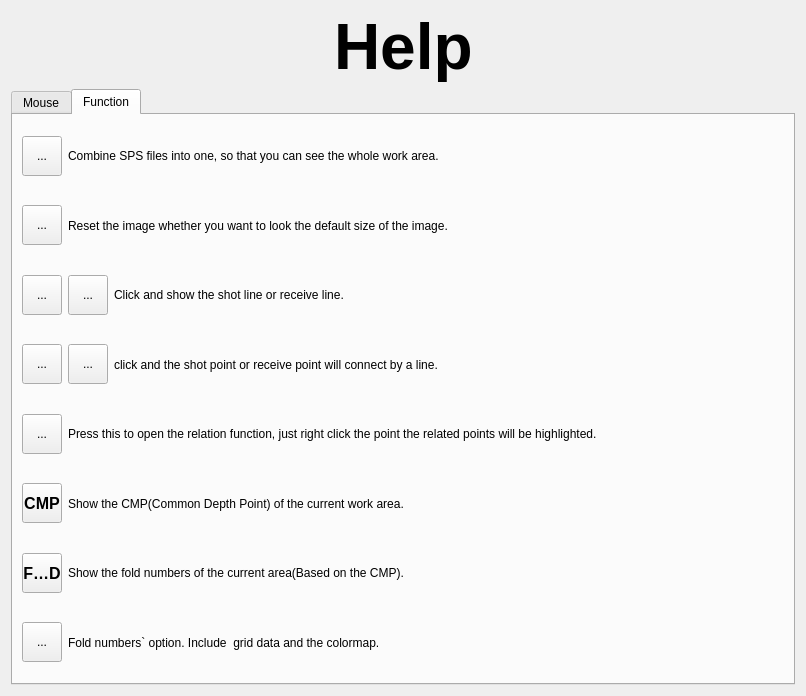
<?xml version="1.0" encoding="UTF-8"?>
<ui version="4.0">
 <class>Help</class>
 <widget class="QDialog" name="Help">
  <property name="geometry">
   <rect>
    <x>0</x>
    <y>0</y>
    <width>806</width>
    <height>696</height>
   </rect>
  </property>
  <property name="windowTitle">
   <string>Dialog</string>
  </property>
  <layout class="QGridLayout" name="gridLayout">
   <item row="0" column="0">
    <layout class="QHBoxLayout" name="horizontalLayout">
     <item>
      <spacer name="horizontalSpacer">
       <property name="orientation">
        <enum>Qt::Horizontal</enum>
       </property>
       <property name="sizeHint" stdset="0">
        <size>
         <width>40</width>
         <height>20</height>
        </size>
       </property>
      </spacer>
     </item>
     <item>
      <widget class="QLabel" name="label">
       <property name="font">
        <font>
         <pointsize>48</pointsize>
         <weight>75</weight>
         <bold>true</bold>
        </font>
       </property>
       <property name="text">
        <string>Help</string>
       </property>
      </widget>
     </item>
     <item>
      <spacer name="horizontalSpacer_2">
       <property name="orientation">
        <enum>Qt::Horizontal</enum>
       </property>
       <property name="sizeHint" stdset="0">
        <size>
         <width>40</width>
         <height>20</height>
        </size>
       </property>
      </spacer>
     </item>
    </layout>
   </item>
   <item row="1" column="0">
    <widget class="QTabWidget" name="tabWidget">
     <property name="currentIndex">
      <number>1</number>
     </property>
     <widget class="QWidget" name="mouse">
      <attribute name="title">
       <string>Mouse</string>
      </attribute>
      <layout class="QGridLayout" name="gridLayout_2">
       <item row="0" column="0">
        <layout class="QVBoxLayout" name="verticalLayout">
         <item>
          <layout class="QHBoxLayout" name="horizontalLayout_2">
           <item>
            <spacer name="horizontalSpacer_3">
             <property name="orientation">
              <enum>Qt::Horizontal</enum>
             </property>
             <property name="sizeHint" stdset="0">
              <size>
               <width>40</width>
               <height>20</height>
              </size>
             </property>
            </spacer>
           </item>
           <item>
            <widget class="QLabel" name="label_2">
             <property name="text">
              <string/>
             </property>
             <property name="pixmap">
              <pixmap resource="image.qrc">:/new/prefix1/image/leftclick.png</pixmap>
             </property>
            </widget>
           </item>
           <item>
            <widget class="QTextBrowser" name="textBrowser">
             <property name="maximumSize">
              <size>
               <width>260</width>
               <height>120</height>
              </size>
             </property>
             <property name="html">
              <string>&lt;!DOCTYPE HTML PUBLIC &quot;-//W3C//DTD HTML 4.0//EN&quot; &quot;http://www.w3.org/TR/REC-html40/strict.dtd&quot;&gt;
&lt;html&gt;&lt;head&gt;&lt;meta name=&quot;qrichtext&quot; content=&quot;1&quot; /&gt;&lt;style type=&quot;text/css&quot;&gt;
p, li { white-space: pre-wrap; }
&lt;/style&gt;&lt;/head&gt;&lt;body style=&quot; font-family:'Sans Serif'; font-size:10pt; font-weight:400; font-style:normal;&quot;&gt;
&lt;p style=&quot; margin-top:0px; margin-bottom:0px; margin-left:0px; margin-right:0px; -qt-block-indent:0; text-indent:0px;&quot;&gt;Clcik the left button, the point you  pointed will be highlight  if the &amp;quot;relation&amp;quot; action is checked. &lt;/p&gt;
&lt;p style=&quot; margin-top:0px; margin-bottom:0px; margin-left:0px; margin-right:0px; -qt-block-indent:0; text-indent:0px;&quot;&gt;The points which have relation  with the point will also be hightlighted by different colors. &lt;/p&gt;&lt;/body&gt;&lt;/html&gt;</string>
             </property>
            </widget>
           </item>
           <item>
            <spacer name="horizontalSpacer_6">
             <property name="orientation">
              <enum>Qt::Horizontal</enum>
             </property>
             <property name="sizeHint" stdset="0">
              <size>
               <width>40</width>
               <height>20</height>
              </size>
             </property>
            </spacer>
           </item>
          </layout>
         </item>
         <item>
          <layout class="QHBoxLayout" name="horizontalLayout_3">
           <item>
            <spacer name="horizontalSpacer_4">
             <property name="orientation">
              <enum>Qt::Horizontal</enum>
             </property>
             <property name="sizeHint" stdset="0">
              <size>
               <width>40</width>
               <height>20</height>
              </size>
             </property>
            </spacer>
           </item>
           <item>
            <widget class="QLabel" name="label_3">
             <property name="text">
              <string/>
             </property>
             <property name="pixmap">
              <pixmap resource="image.qrc">:/new/prefix1/image/rightclick.png</pixmap>
             </property>
            </widget>
           </item>
           <item>
            <widget class="QTextBrowser" name="textBrowser_2">
             <property name="maximumSize">
              <size>
               <width>260</width>
               <height>16777215</height>
              </size>
             </property>
             <property name="html">
              <string>&lt;!DOCTYPE HTML PUBLIC &quot;-//W3C//DTD HTML 4.0//EN&quot; &quot;http://www.w3.org/TR/REC-html40/strict.dtd&quot;&gt;
&lt;html&gt;&lt;head&gt;&lt;meta name=&quot;qrichtext&quot; content=&quot;1&quot; /&gt;&lt;style type=&quot;text/css&quot;&gt;
p, li { white-space: pre-wrap; }
&lt;/style&gt;&lt;/head&gt;&lt;body style=&quot; font-family:'Sans Serif'; font-size:10pt; font-weight:400; font-style:normal;&quot;&gt;
&lt;p style=&quot; margin-top:0px; margin-bottom:0px; margin-left:0px; margin-right:0px; -qt-block-indent:0; text-indent:0px;&quot;&gt;Click the right button and hold it, you can drag a rectangle out. &lt;/p&gt;
&lt;p style=&quot; margin-top:0px; margin-bottom:0px; margin-left:0px; margin-right:0px; -qt-block-indent:0; text-indent:0px;&quot;&gt;With the relaease of the right button, the image in the rectangle you dragged will be zoom in. &lt;/p&gt;
&lt;p style=&quot;-qt-paragraph-type:empty; margin-top:0px; margin-bottom:0px; margin-left:0px; margin-right:0px; -qt-block-indent:0; text-indent:0px;&quot;&gt;&lt;/p&gt;
&lt;p style=&quot; margin-top:0px; margin-bottom:0px; margin-left:0px; margin-right:0px; -qt-block-indent:0; text-indent:0px;&quot;&gt;Notice: If you just clicked or drag a very small rectangle, the system will do nothing to answer your operation.&lt;/p&gt;&lt;/body&gt;&lt;/html&gt;</string>
             </property>
            </widget>
           </item>
           <item>
            <spacer name="horizontalSpacer_7">
             <property name="orientation">
              <enum>Qt::Horizontal</enum>
             </property>
             <property name="sizeHint" stdset="0">
              <size>
               <width>40</width>
               <height>20</height>
              </size>
             </property>
            </spacer>
           </item>
          </layout>
         </item>
         <item>
          <layout class="QHBoxLayout" name="horizontalLayout_4">
           <item>
            <spacer name="horizontalSpacer_5">
             <property name="orientation">
              <enum>Qt::Horizontal</enum>
             </property>
             <property name="sizeHint" stdset="0">
              <size>
               <width>40</width>
               <height>20</height>
              </size>
             </property>
            </spacer>
           </item>
           <item>
            <widget class="QLabel" name="label_4">
             <property name="text">
              <string/>
             </property>
             <property name="pixmap">
              <pixmap resource="image.qrc">:/new/prefix1/image/wheel.png</pixmap>
             </property>
            </widget>
           </item>
           <item>
            <widget class="QTextBrowser" name="textBrowser_3">
             <property name="maximumSize">
              <size>
               <width>260</width>
               <height>90</height>
              </size>
             </property>
             <property name="html">
              <string>&lt;!DOCTYPE HTML PUBLIC &quot;-//W3C//DTD HTML 4.0//EN&quot; &quot;http://www.w3.org/TR/REC-html40/strict.dtd&quot;&gt;
&lt;html&gt;&lt;head&gt;&lt;meta name=&quot;qrichtext&quot; content=&quot;1&quot; /&gt;&lt;style type=&quot;text/css&quot;&gt;
p, li { white-space: pre-wrap; }
&lt;/style&gt;&lt;/head&gt;&lt;body style=&quot; font-family:'Sans Serif'; font-size:10pt; font-weight:400; font-style:normal;&quot;&gt;
&lt;p style=&quot; margin-top:0px; margin-bottom:0px; margin-left:0px; margin-right:0px; -qt-block-indent:0; text-indent:0px;&quot;&gt;You can use mouse whell scroll up or down the dispaly area.&lt;/p&gt;
&lt;p style=&quot; margin-top:0px; margin-bottom:0px; margin-left:0px; margin-right:0px; -qt-block-indent:0; text-indent:0px;&quot;&gt;If you push the middle button, the image will be resized.&lt;/p&gt;&lt;/body&gt;&lt;/html&gt;</string>
             </property>
            </widget>
           </item>
           <item>
            <spacer name="horizontalSpacer_8">
             <property name="orientation">
              <enum>Qt::Horizontal</enum>
             </property>
             <property name="sizeHint" stdset="0">
              <size>
               <width>40</width>
               <height>20</height>
              </size>
             </property>
            </spacer>
           </item>
          </layout>
         </item>
        </layout>
       </item>
      </layout>
     </widget>
     <widget class="QWidget" name="function">
      <attribute name="title">
       <string>Function</string>
      </attribute>
      <layout class="QGridLayout" name="gridLayout_3">
       <item row="0" column="0">
        <layout class="QHBoxLayout" name="horizontalLayout_7">
         <item>
          <widget class="QToolButton" name="toolButton">
           <property name="minimumSize">
            <size>
             <width>40</width>
             <height>40</height>
            </size>
           </property>
           <property name="text">
            <string>...</string>
           </property>
           <property name="icon">
            <iconset resource="image.qrc">
             <normaloff>:/new/prefix1/image/32px-Crystal_Clear_app_database.png</normaloff>:/new/prefix1/image/32px-Crystal_Clear_app_database.png</iconset>
           </property>
           <property name="iconSize">
            <size>
             <width>32</width>
             <height>32</height>
            </size>
           </property>
          </widget>
         </item>
         <item>
          <widget class="QLabel" name="label_5">
           <property name="text">
            <string>Combine SPS files into one, so that you can see the whole work area.</string>
           </property>
          </widget>
         </item>
        </layout>
       </item>
       <item row="1" column="0">
        <layout class="QHBoxLayout" name="horizontalLayout_8">
         <item>
          <widget class="QToolButton" name="toolButton_2">
           <property name="minimumSize">
            <size>
             <width>40</width>
             <height>40</height>
            </size>
           </property>
           <property name="text">
            <string>...</string>
           </property>
           <property name="icon">
            <iconset resource="image.qrc">
             <normaloff>:/new/prefix1/image/Crystal_Clear_action_reload.png</normaloff>:/new/prefix1/image/Crystal_Clear_action_reload.png</iconset>
           </property>
           <property name="iconSize">
            <size>
             <width>32</width>
             <height>32</height>
            </size>
           </property>
          </widget>
         </item>
         <item>
          <widget class="QLabel" name="label_6">
           <property name="text">
            <string>Reset the image whether you want to look the default size of the image.</string>
           </property>
          </widget>
         </item>
        </layout>
       </item>
       <item row="2" column="0">
        <layout class="QHBoxLayout" name="horizontalLayout_9">
         <item>
          <widget class="QToolButton" name="toolButton_3">
           <property name="minimumSize">
            <size>
             <width>40</width>
             <height>40</height>
            </size>
           </property>
           <property name="text">
            <string>...</string>
           </property>
           <property name="icon">
            <iconset resource="image.qrc">
             <normaloff>:/new/prefix1/image/32px-Crystal_Clear_mimetype_source_r.png</normaloff>:/new/prefix1/image/32px-Crystal_Clear_mimetype_source_r.png</iconset>
           </property>
           <property name="iconSize">
            <size>
             <width>32</width>
             <height>32</height>
            </size>
           </property>
          </widget>
         </item>
         <item>
          <widget class="QToolButton" name="toolButton_4">
           <property name="minimumSize">
            <size>
             <width>40</width>
             <height>40</height>
            </size>
           </property>
           <property name="text">
            <string>...</string>
           </property>
           <property name="icon">
            <iconset resource="image.qrc">
             <normaloff>:/new/prefix1/image/receiveline.png</normaloff>:/new/prefix1/image/receiveline.png</iconset>
           </property>
           <property name="iconSize">
            <size>
             <width>32</width>
             <height>32</height>
            </size>
           </property>
          </widget>
         </item>
         <item>
          <widget class="QLabel" name="label_7">
           <property name="text">
            <string>Click and show the shot line or receive line.</string>
           </property>
          </widget>
         </item>
        </layout>
       </item>
       <item row="3" column="0">
        <layout class="QHBoxLayout" name="horizontalLayout_11">
         <item>
          <widget class="QToolButton" name="toolButton_5">
           <property name="minimumSize">
            <size>
             <width>40</width>
             <height>40</height>
            </size>
           </property>
           <property name="text">
            <string>...</string>
           </property>
           <property name="icon">
            <iconset resource="image.qrc">
             <normaloff>:/new/prefix1/image/s.png</normaloff>:/new/prefix1/image/s.png</iconset>
           </property>
           <property name="iconSize">
            <size>
             <width>32</width>
             <height>32</height>
            </size>
           </property>
          </widget>
         </item>
         <item>
          <widget class="QToolButton" name="toolButton_6">
           <property name="minimumSize">
            <size>
             <width>40</width>
             <height>40</height>
            </size>
           </property>
           <property name="text">
            <string>...</string>
           </property>
           <property name="icon">
            <iconset resource="image.qrc">
             <normaloff>:/new/prefix1/image/r.png</normaloff>:/new/prefix1/image/r.png</iconset>
           </property>
           <property name="iconSize">
            <size>
             <width>32</width>
             <height>32</height>
            </size>
           </property>
          </widget>
         </item>
         <item>
          <widget class="QLabel" name="label_9">
           <property name="text">
            <string>click and the shot point or receive point will connect by a line.</string>
           </property>
          </widget>
         </item>
        </layout>
       </item>
       <item row="4" column="0">
        <layout class="QHBoxLayout" name="horizontalLayout_13">
         <item>
          <widget class="QToolButton" name="toolButton_7">
           <property name="minimumSize">
            <size>
             <width>40</width>
             <height>40</height>
            </size>
           </property>
           <property name="text">
            <string>...</string>
           </property>
           <property name="icon">
            <iconset resource="image.qrc">
             <normaloff>:/new/prefix1/image/sr.png</normaloff>:/new/prefix1/image/sr.png</iconset>
           </property>
           <property name="iconSize">
            <size>
             <width>32</width>
             <height>32</height>
            </size>
           </property>
          </widget>
         </item>
         <item>
          <widget class="QLabel" name="label_11">
           <property name="text">
            <string>Press this to open the relation function, just right click the point the related points will be highlighted.</string>
           </property>
          </widget>
         </item>
        </layout>
       </item>
       <item row="5" column="0">
        <layout class="QHBoxLayout" name="horizontalLayout_14">
         <item>
          <widget class="QToolButton" name="toolButton_8">
           <property name="minimumSize">
            <size>
             <width>40</width>
             <height>40</height>
            </size>
           </property>
           <property name="maximumSize">
            <size>
             <width>40</width>
             <height>40</height>
            </size>
           </property>
           <property name="font">
            <font>
             <pointsize>12</pointsize>
             <weight>75</weight>
             <bold>true</bold>
            </font>
           </property>
           <property name="text">
            <string>CMP</string>
           </property>
           <property name="iconSize">
            <size>
             <width>32</width>
             <height>32</height>
            </size>
           </property>
          </widget>
         </item>
         <item>
          <widget class="QLabel" name="label_12">
           <property name="text">
            <string>Show the CMP(Common Depth Point) of the current work area. </string>
           </property>
          </widget>
         </item>
        </layout>
       </item>
       <item row="6" column="0">
        <layout class="QHBoxLayout" name="horizontalLayout_15">
         <item>
          <widget class="QToolButton" name="toolButton_9">
           <property name="minimumSize">
            <size>
             <width>40</width>
             <height>40</height>
            </size>
           </property>
           <property name="maximumSize">
            <size>
             <width>40</width>
             <height>40</height>
            </size>
           </property>
           <property name="font">
            <font>
             <pointsize>12</pointsize>
             <weight>75</weight>
             <bold>true</bold>
            </font>
           </property>
           <property name="text">
            <string>FOLD</string>
           </property>
           <property name="iconSize">
            <size>
             <width>32</width>
             <height>32</height>
            </size>
           </property>
          </widget>
         </item>
         <item>
          <widget class="QLabel" name="label_13">
           <property name="text">
            <string>Show the fold numbers of the current area(Based on the CMP).</string>
           </property>
          </widget>
         </item>
        </layout>
       </item>
       <item row="7" column="0">
        <layout class="QHBoxLayout" name="horizontalLayout_16">
         <item>
          <widget class="QToolButton" name="toolButton_10">
           <property name="minimumSize">
            <size>
             <width>40</width>
             <height>40</height>
            </size>
           </property>
           <property name="text">
            <string>...</string>
           </property>
           <property name="icon">
            <iconset resource="image.qrc">
             <normaloff>:/new/prefix1/image/gnome-stock-gnome-run.png</normaloff>:/new/prefix1/image/gnome-stock-gnome-run.png</iconset>
           </property>
           <property name="iconSize">
            <size>
             <width>32</width>
             <height>32</height>
            </size>
           </property>
          </widget>
         </item>
         <item>
          <widget class="QLabel" name="label_14">
           <property name="text">
            <string>Fold numbers` option. Include  grid data and the colormap.</string>
           </property>
          </widget>
         </item>
        </layout>
       </item>
      </layout>
     </widget>
    </widget>
   </item>
  </layout>
 </widget>
 <resources>
  <include location="image.qrc"/>
 </resources>
 <connections/>
</ui>
